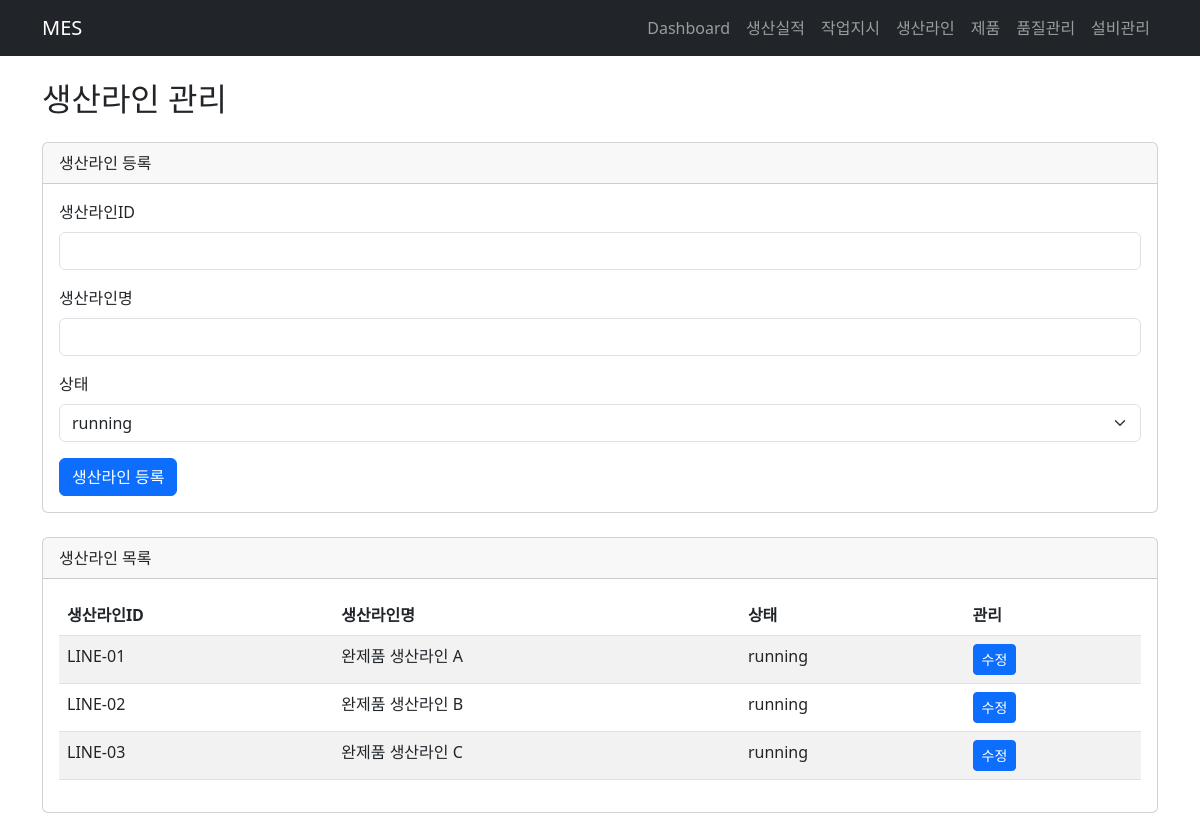
Screenshot of /lines with the database file from the repository.
### tables this page shows
CREATE TABLE production_lines (
    line_id     TEXT PRIMARY KEY,
    line_name   TEXT NOT NULL,
    status      TEXT NOT NULL
);

### main.py (the view)
@app.get("/lines", response_class=HTMLResponse)
def lines_page(request: Request):
    lines = service.list_lines()
    return templates.TemplateResponse(
        request=request,
        name="lines.html",
        context={
            "lines": lines
        }
    )

### templates/lines.html (shortened to what this page needs)
{% extends "base.html" %}
{% block content %}
<h2 class="mb-4">생산라인 관리</h2>
<div class="card mb-4">
    <div class="card-header">생산라인 등록</div>
    <div class="card-body">
        <form method="post" action="/lines">
            <div class="mb-3">
                <label class="form-label">생산라인ID</label>
                <input type="text" name="line_id"
                       class="form-control" required>
            </div>
            <div class="mb-3">
                <label class="form-label">생산라인명</label>
                <input type="text" name="line_name"
                       class="form-control" required>
            </div>
            <div class="mb-3">
                <label class="form-label">상태</label>
                <select name="status" class="form-select" required>
                    <option value="running">running</option>
                </select>
            </div>
            <button type="submit" class="btn btn-primary">
                생산라인 등록
            </button>
        </form>
    </div>
</div>
<div class="card">
    <div class="card-header">생산라인 목록</div>
    <div class="card-body">
        <table class="table table-striped">
            <thead>
                <tr>
                    <th>생산라인ID</th>
                    <th>생산라인명</th>
                    <th>상태</th>
                    <th>관리</th>
                </tr>
            </thead>
            <tbody>
                {% for record in lines %}
                <tr>
                    <td>{{ record.line_id }}</td>
                    <td>
                        <span class="view-mode">
                            {{ record.line_name }}
                        </span>
                    </td>
                    <td>
                        <span class="view-mode">
                            {{ record.status }}
                        </span>
                    </td>
                    <td>
                        <button type="button"
                                class="btn btn-primary btn-sm view-mode"
                                onclick="editLine(this)">
                            수정
                        </button>
                    </td>
                </tr>
                {% endfor %}
            </tbody>
        </table>
    </div>
</div>
{% endblock %}

### rows the page displays
production_lines: line_id "LINE-01", line_name "완제품 생산라인 A", status "running"
production_lines: line_id "LINE-02", line_name "완제품 생산라인 B", status "running"
production_lines: line_id "LINE-03", line_name "완제품 생산라인 C", status "running"
